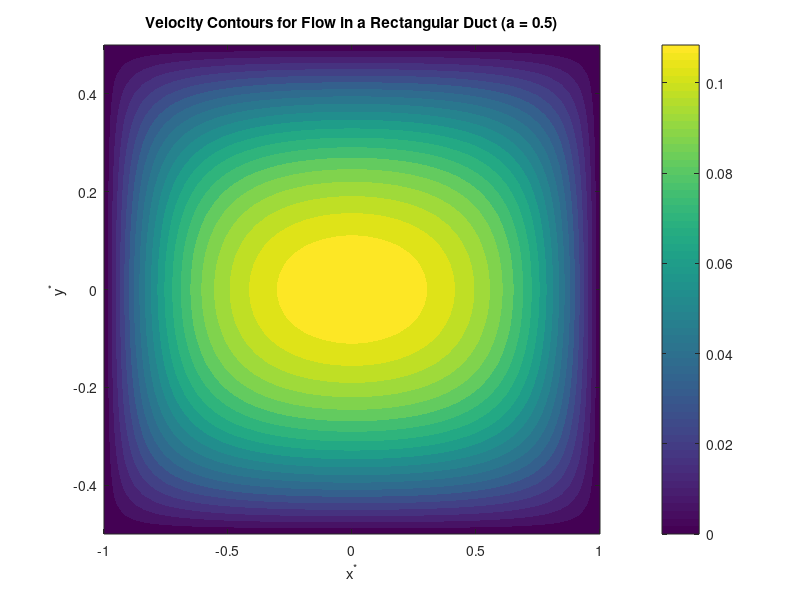

Recreate this plot in MATLAB.
clc; clear; close all;

% Define parameters
a = 0.5;  % Aspect the ratio of the tube
grid_size = 50;  % Grid resolution for plotting
N = 50;  % Number of terms in series expansion

x_star = linspace(-1, 1, grid_size);  % X range
y_star = linspace(-a, a, grid_size);  % Y range
[X, Y] = meshgrid(x_star, y_star);

% Compute alpha_n values.
n = (1:N)';  % Series index
alpha_n = (2*n - 1) * pi / (2 * a);

% Compute the velocity profile w*
w_star = 0.5 * (a^2 - Y.^2);  % First term in solution

for i = 1:N
    term = ((-1)^n(i) / alpha_n(i)^3) * cos(alpha_n(i) * Y) .* (cosh(alpha_n(i) * X) / cosh(alpha_n(i)));
    w_star = w_star + (2/a) * term;
end

% Plot velocity contours:
figure;
contourf(X, Y, w_star, 20, 'LineColor', 'none');
colorbar;
xlabel('x^*');
ylabel('y^*');
title('Velocity Contours for Flow in a Rectangular Duct (a = 0.5)');
